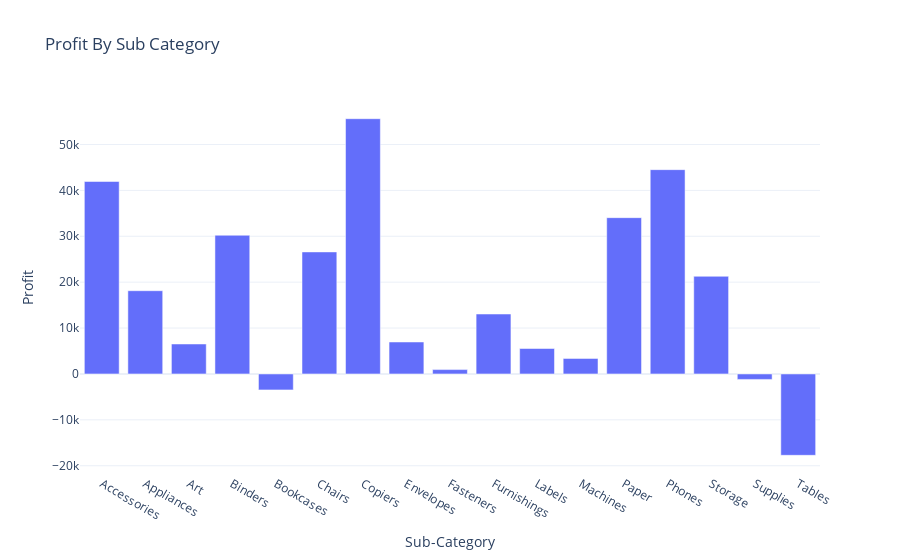

Notebook cell for this chart:
### Code cell
fig = px.bar(profit_by_subcategory, x = 'Sub-Category', y = 'Profit', title = "Profit By Sub Category")

fig.show()

### Figure 1 — Plotly figure (JSON) as saved in the notebook; plotly's stock layout.template omitted (floating-point values rounded to 4 significant figures)
{"data": [{"alignmentgroup": "True", "hovertemplate": "Sub-Category=%{x}<br>Profit=%{y}<extra></extra>", "legendgroup": "", "marker": {"color": "#636efa", "pattern": {"shape": ""}}, "name": "", "offsetgroup": "", "orientation": "v", "showlegend": false, "textposition": "auto", "type": "bar", "x": ["Accessories", "Appliances", "Art", "Binders", "Bookcases", "Chairs", "Copiers", "Envelopes", "Fasteners", "Furnishings", "Labels", "Machines", "Paper", "Phones", "Storage", "Supplies", "Tables"], "xaxis": "x", "y": [41940.0, 18140.0, 6528.0, 30220.0, -3473.0, 26590.0, 55620.0, 6964.0, 949.5, 13060.0, 5546.0, 3385.0, 34050.0, 44520.0, 21280.0, -1189.0, -17730.0], "yaxis": "y"}], "layout": {"autosize": true, "barmode": "relative", "legend": {"tracegroupgap": 0}, "title": {"text": "Profit By Sub Category"}, "xaxis": {"anchor": "y", "autorange": true, "domain": [0, 1], "range": [-0.5, 16.5], "title": {"text": "Sub-Category"}, "type": "category"}, "yaxis": {"anchor": "x", "autorange": true, "domain": [0, 1], "range": [-21800.0, 59690.0], "title": {"text": "Profit"}, "type": "linear"}}}
